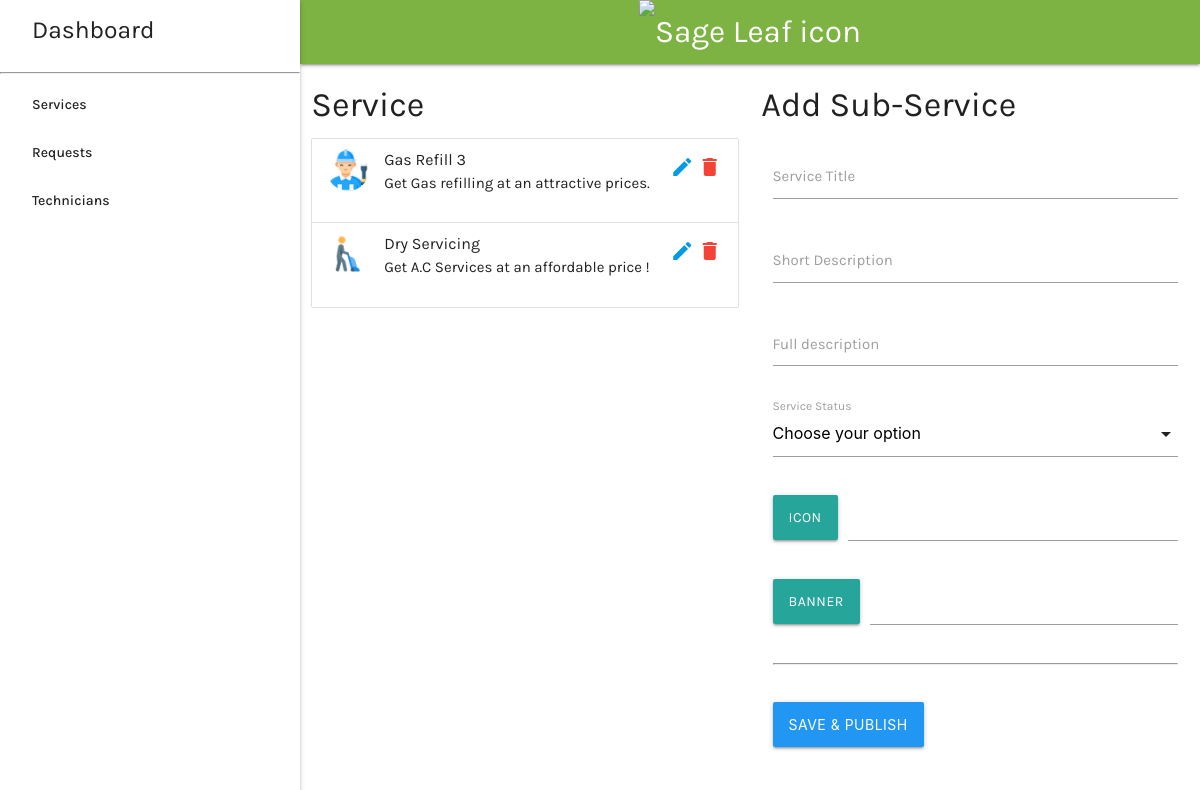
The app's page /adminurl/service/3/ with its own data.
### mainApp/models.py (models this page shows, shortened)
class M_SubServices(models.Model):
    MainService = models.ForeignKey(
        M_Services, null=True, default=1, on_delete=models.SET_DEFAULT)
    title = models.CharField(max_length=1000)
    description = models.TextField()
    shortdescription = models.CharField(max_length=1000)
    status = models.CharField(max_length=1000)
    icon = models.ImageField(upload_to='images/')
    uploaded_at = models.DateTimeField(auto_now_add=True)

### mainApp/views.py (the view)
# urls.py: path('adminurl/service/<id>/', views.adminSubService, name="adminSubService"),
def adminSubService(request, id):
    mainService = M_Services.objects.get(id=id)
    subservice = M_SubServices.objects.filter(MainService=mainService)
    return render(request, "adminPanel/service/service.html", {"mainService": mainService, "subservice": subservice})

### mainApp/templates/adminPanel/service/service.html (shortened to what this page needs)
{% extends 'adminBase.html' %} {% block content %}
<div class="row">
  <div class="col s12 m6">
    <h4>Service</h4>
    <ul class="collection">
      {% for data in subservice %}
      <li class="collection-item avatar">
        <img src="{{data.icon.url}}" alt="" class="circle" />
        <span class="title">{{data.title}}</span>
        <p>{{data.shortdescription}}</p>
        <p class="secondary-content">
          <a href="{% url 'editSubservice' id=mainService.id sid=data.id %}"
            ><i class="material-icons yellow-blue">edit</i></a
          >
          <a
            href="{% url 'deleteSubservice' id=mainService.id sid=data.id %}"
            class=""
            ><i class="material-icons red-text">delete</i></a
          >
        </p>
      </li>
      {% endfor %}
    </ul>
  </div>
  <div class="col s12 m6">
    <h4>Add Sub-Service</h4>
    <form
      class="z-depth-1"
      enctype="multipart/form-data"
      action="{% url 'addSubservice' id=mainService.id %}"
      method="POST"
    >
      <div class="input-field col s12">
        <input id="title" name="title" type="text" class="validate" />
        <label for="title">Service Title</label>
      </div>
      <div class="input-field col s12">
        <input
          id="shortdescription"
          name="shortdescription"
          type="text"
          class="validate"
        />
        <label for="shortdescription">Short Description</label>
      </div>
      <div class="input-field col s12">
        <textarea
          id="textarea1"
          name="description"
          class="materialize-textarea"
        ></textarea>
        <label for="textarea1">Full description</label>
      </div>
      <div class="input-field col s12">
        <label>Service Status</label>
      </div>
      <div class="file-field col s12 input-field">
        <div class="btn">
          <span>Icon</span>
        </div>
        <div class="file-path-wrapper">
          <input class="file-path validate" name="" type="text" />
        </div>
      </div>
      <div class="file-field col s12 input-field">
        <div class="btn">
          <span>Banner</span>
        </div>
        <div class="file-path-wrapper">
          <input class="file-path validate" type="text" />
        </div>
        <br />
        <hr />
      </div>
      <div class="file-field right-align col s12 input-field">
        <button type="submit" class="btn blue">Save & Publish</button>
      </div>
    </form>
  </div>
</div>
{% endblock %}

### mainApp/static/adminPanel/style.css (style rules this page uses)
body { font-family: Karla; }

### records on screen
M_SubServices: icon (picture), title "Gas Refill 3", shortdescription "Get Gas refilling at an attractive prices."
M_SubServices: icon (picture), title "Dry Servicing", shortdescription "Get A.C Services at an affordable price !"
